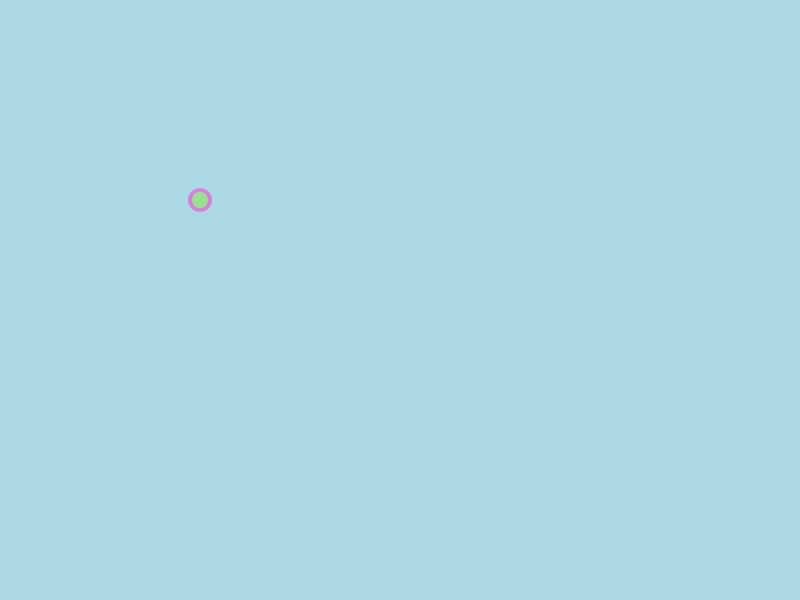
Frame 1 (no input)
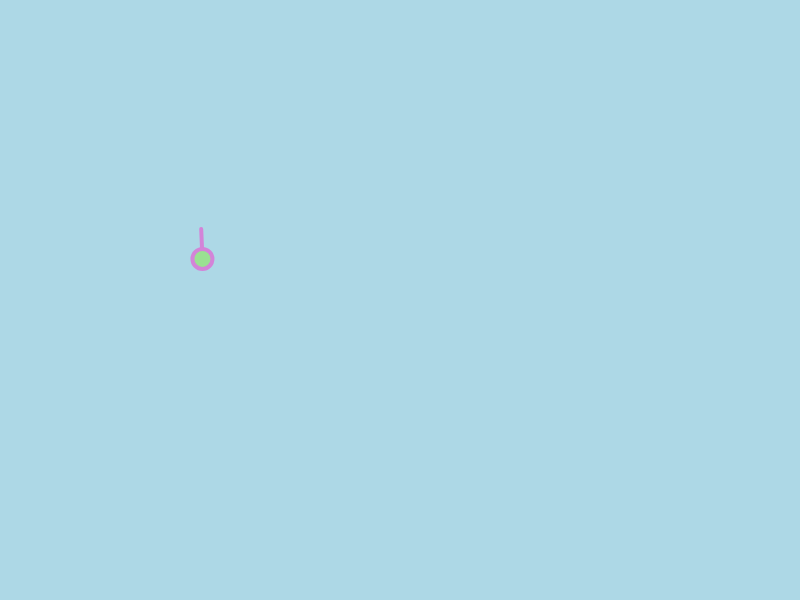
Frame 60 (no input)
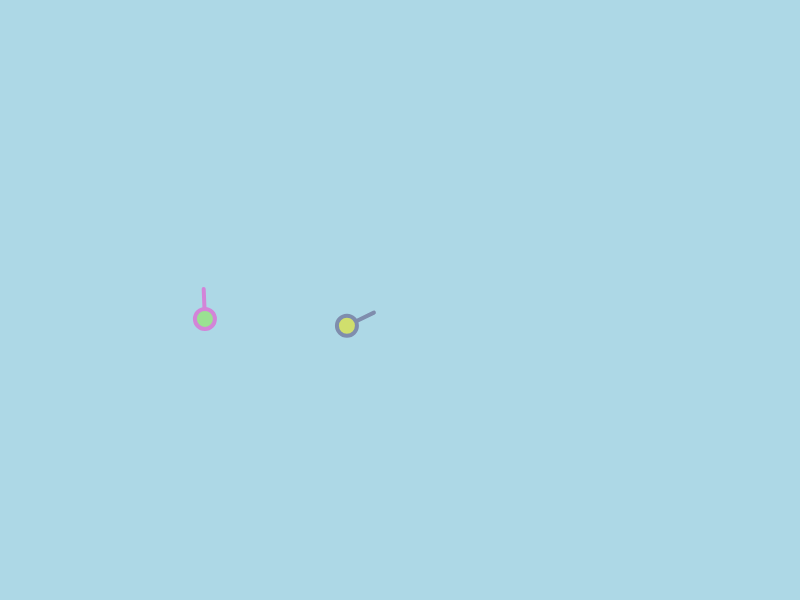
Frame 120 (the mouse pressed at the canvas centre since frame 60)

The p5.js sketch that drew these frames (run headless with seeded random() and noise() and a simulated clock; from frame 60 on, the mouse is pressed at the canvas centre):

// p5.js sketch
// ── sketch.js
class bird {
    constructor(_posX, _posY) {
      this.angle = 0;
      //center
      this.positionX = _posX;
      this.positionY = _posY;
      this.r1 =random(100,255)
      this.g1 =random(100,255)
      this.b1 =random(100,255)
      
      this.r2 =random(100,255)
      this.g2 =random(100,255)
      this.b2 =random(100,255)
      
      this.outlineColor = color(this.r1,this.g1,this.b1)
      this.fillColor = color(this.r2,this.g2,this.b2)
      
      
      this.currentDirection = random(0, TWO_PI);
      this.trails = [];
      this.currentDirVector = {x:cos(this.currentDirection),y:sin(this.currentDirection)}
    }
  
    //nearby bird list
    drawBird() {
      //creates the trail effect of this bird
      let to_push = { x: this.positionX, y: this.positionY };
      this.trails.push(to_push);
      // for (let i = 0; i < this.trails.length; i++) {
      //   noStroke();
      //   fill("magenta");
      //   circle(this.trails[i].x, this.trails[i].y, 5);
      // }
      fill("magenta")
      stroke(this.outlineColor)
      strokeWeight(4)
      
      line(this.positionX,this.positionY,this.trails[0].x,this.trails[0].y)
      if (this.trails.length > 30) {
        this.trails.shift();
      }
      //draw the actual circle
      stroke(this.outlineColor)
      fill(this.fillColor)
      circle(this.positionX,this.positionY,20)
      //update position
      this.positionX += this.currentDirVector.x;
      this.positionY += this.currentDirVector.y;
      //bounce off walls
      let collision = false;
      for(let i=0; i<wallsList.length;i++)
      {
        let curr = wallsList[i]
        if(dist(this.positionX,this.positionY,curr.x,curr.y) < 20)
          {
            collision = true;
            break;
          }
      }
      
      
      if  (this.positionX <= 0 || this.positionX >= width || collision)
      {
        this.currentDirVector.x *= -1
      }
      if  (this.positionY <= 0 || this.positionY >= height || collision)
      {
        this.currentDirVector.y *= -1
      }
    }
    //alignment rule, check small area around bird, average the directions
  
    //cohesion, get the grouping around me
  }
  
  function setup() {
    const canvas = createCanvas(displayWidth, displayHeight);
    canvas.elt.addEventListener("contextmenu", (e) => e.preventDefault())
    this.birdList = [new bird(200, 200)];
    this.wallsList = []
  }
  
  function draw() {
    background(color("#ADD8E6"));
    for (let i = 0; i < birdList.length; i++) {
      birdList[i].drawBird();
    }
    for (let i = 0; i < wallsList.length; i++) {
      curr = wallsList[i]
      fill('red')
      noStroke();
      circle(curr.x,curr.y,20)
    }
    
    
  }
  
  function mousePressed()
  {
    if(mouseButton == LEFT)
      {
        for(let i=0;i<wallsList.length;i++)
        {
          let curr = wallsList[i];
          if (dist(curr.x,curr.y,mouseX,mouseY)<20)
          {
            return
          }
        }
        this.birdList.push(new bird(mouseX,mouseY));
        
      }
      if(mouseButton == RIGHT)
      {
        for(let i=0;i<birdList.length;i++)
        {
          let curr = birdList[i];
          if (dist(curr.positionX,curr.positionY,mouseX,mouseY)<20)
          {
            return
          }
        }
        this.wallsList.push({x:mouseX,y:mouseY});
      }
  }
        
  function mouseWheel(event)
  {
    for(let i=0;i<birdList.length;i++)
    {
      let curr = birdList[i]
      let test = birdList[i].outlineColor;
      //console.log(test)
      curr.r1 = max((curr.r1 + 1)%255,100)
      curr.g1 = max((curr.g1 + 1)%255,100)
      curr.b1 = max((curr.b1 + 1)%255,100)
      
      curr.r2 = max((curr.r2 + 1)%255,100)
      curr.g2 = max((curr.g2 + 1)%255,100)
      curr.b2 = max((curr.b2 + 1)%255,100)
      
      curr.outlineColor = color(curr.r1,curr.g1,curr.b1)
      curr.fillColor = color(curr.r2,curr.g2,curr.b2)
  
    }
  }
  
  
  
